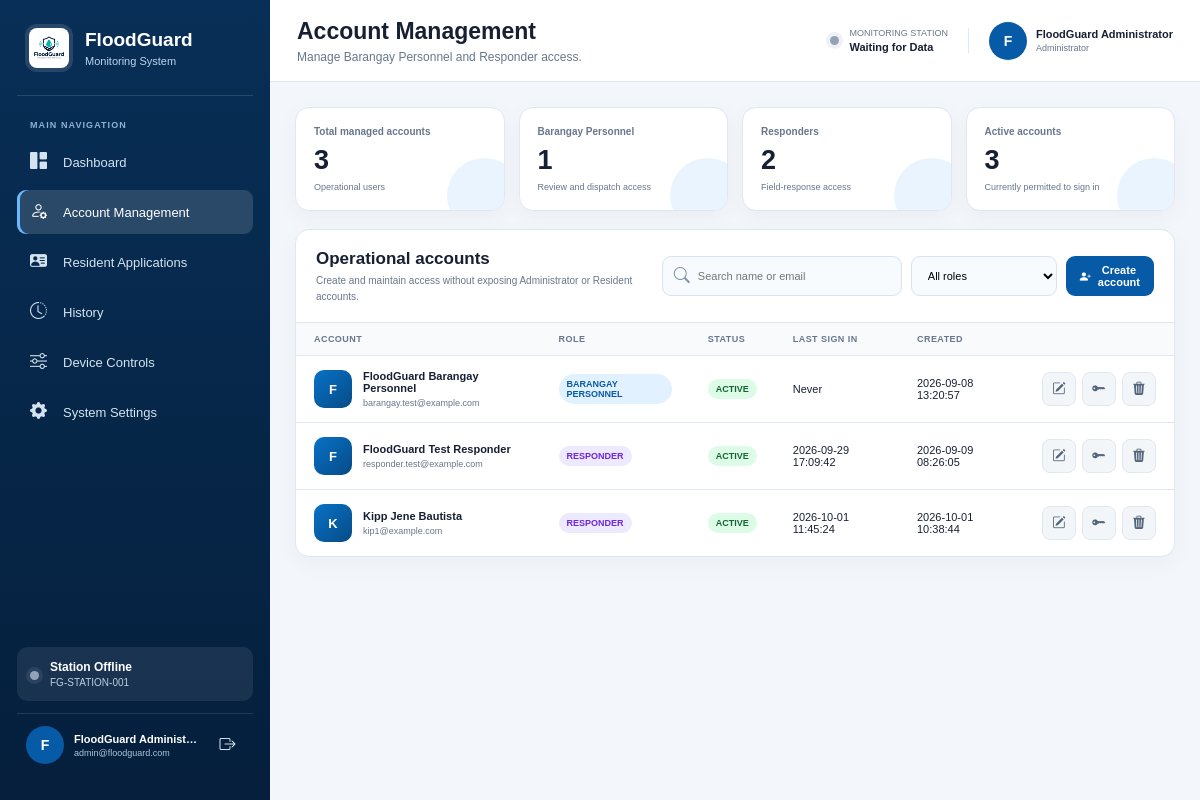
Page /admin/accounts.php (signed in) on the committed database.
### tables this page shows
CREATE TABLE `device_latest_readings` (
  `monitoring_device_id` bigint(20) UNSIGNED NOT NULL,
  `sensor_reading_id` bigint(20) UNSIGNED DEFAULT NULL,
  `water_distance_cm` decimal(8,2) DEFAULT NULL,
  `water_level_cm` decimal(8,2) DEFAULT NULL,
  `sensor_health` enum('healthy','suspect','fault','unknown') NOT NULL DEFAULT 'unknown',
  `rain_analog` int(10) UNSIGNED DEFAULT NULL,
  `rain_detected` tinyint(1) NOT NULL DEFAULT 0,
  `wind_speed_mps` decimal(8,2) DEFAULT NULL,
  `north_obstacle` tinyint(1) NOT NULL DEFAULT 0,
  `south_obstacle` tinyint(1) NOT NULL DEFAULT 0,
  `north_barrier_status` enum('open','closed','opening','closing','paused','blocked','fault','not_connected','unknown') NOT NULL DEFAULT 'unknown',
  `south_barrier_status` enum('open','closed','opening','closing','paused','blocked','fault','not_connected','unknown') NOT NULL DEFAULT 'unknown',
  `battery_voltage` decimal(6,2) DEFAULT NULL,
  `battery_percent` decimal(5,2) DEFAULT NULL,
  `alert_level` enum('normal','warning','critical') NOT NULL DEFAULT 'normal',
  `device_status` enum('online','offline','sensor_error','maintenance') NOT NULL DEFAULT 'online',
  `measured_at` datetime NOT NULL,
  `received_at` timestamp NOT NULL DEFAULT current_timestamp() ON UPDATE current_timestamp()
);

CREATE TABLE `users` (
  `id` bigint(20) UNSIGNED NOT NULL,
  `full_name` varchar(150) NOT NULL,
  `email` varchar(190) NOT NULL,
  `password_hash` varchar(255) NOT NULL,
  `email_verified_at` datetime DEFAULT NULL,
  `account_status` enum('pending','active','inactive','suspended') NOT NULL DEFAULT 'pending',
  `last_login_at` datetime DEFAULT NULL,
  `token_version` int(10) UNSIGNED NOT NULL DEFAULT 1,
  `created_at` timestamp NOT NULL DEFAULT current_timestamp(),
  `updated_at` timestamp NOT NULL DEFAULT current_timestamp() ON UPDATE current_timestamp()
);

### admin/accounts.php (the view, shortened to what this page needs)
<?php
require_once __DIR__ . '/../config/database.php';
try { $pdo->exec("SET time_zone = '+08:00'"); } catch (PDOException $exception) {  }
function accountEscape(?string $value): string
{
    return htmlspecialchars($value ?? '', ENT_QUOTES, 'UTF-8');
}
$accounts = $pdo->query(
    'SELECT u.id,u.full_name,u.email,u.account_status,u.email_verified_at,u.last_login_at,u.created_at,r.slug AS role_slug,r.name AS role_name,
        ((SELECT COUNT(*) FROM flood_reports WHERE reporter_user_id=u.id OR reviewed_by=u.id) +
         (SELECT COUNT(*) FROM response_team_members WHERE responder_user_id=u.id) +
         (SELECT COUNT(*) FROM incident_assignments WHERE assigned_by=u.id OR accepted_by=u.id) +
         (SELECT COUNT(*) FROM incident_status_history WHERE changed_by=u.id) +
         (SELECT COUNT(*) FROM audit_logs WHERE actor_user_id=u.id)) AS reference_count
     FROM users u JOIN user_roles ur ON ur.user_id=u.id JOIN roles r ON r.id=ur.role_id
     WHERE r.slug IN ("barangay_personnel","responder")
     ORDER BY FIELD(r.slug,"barangay_personnel","responder"),u.full_name'
)->fetchAll(PDO::FETCH_ASSOC);
$barangayCount = count(array_filter($accounts, fn(array $a): bool => $a['role_slug'] === 'barangay_personnel'));
$responderCount = count(array_filter($accounts, fn(array $a): bool => $a['role_slug'] === 'responder'));
$activeCount = count(array_filter($accounts, fn(array $a): bool => $a['account_status'] === 'active'));
?>
<!doctype html>
<html lang="en">
<head>
    <link rel="stylesheet" href="../assets/css/admin.css"><link rel="stylesheet" href="../assets/css/account-management.css">
    <link rel="stylesheet" href="https://cdn.jsdelivr.net/npm/bootstrap-icons@1.11.3/font/bootstrap-icons.min.css">
</head>
<body>
<?php require __DIR__ . '/includes/sidebar.php'; ?>
<div class="admin-page">
<?php require __DIR__ . '/includes/topbar.php'; ?>
    <main class="admin-content standard-admin-page accounts-page">
    <section class="account-summary" aria-label="Account summary">
        <article><span>Total managed accounts</span><strong><?= count($accounts) ?></strong><small>Operational users</small></article>
        <article><span>Barangay Personnel</span><strong><?= $barangayCount ?></strong><small>Review and dispatch access</small></article>
        <article><span>Responders</span><strong><?= $responderCount ?></strong><small>Field-response access</small></article>
        <article><span>Active accounts</span><strong><?= $activeCount ?></strong><small>Currently permitted to sign in</small></article>
    </section>
    <section class="accounts-panel">
        <header class="accounts-toolbar"><div><h2>Operational accounts</h2><p>Create and maintain access without exposing Administrator or Resident accounts.</p></div><div class="toolbar-actions"><label class="account-search"><i class="bi bi-search"></i><input id="accountSearch" type="search" placeholder="Search name or email" aria-label="Search accounts"></label><select class="role-filter" id="accountRoleFilter" aria-label="Filter by role"><option value="all">All roles</option><option value="barangay_personnel">Barangay Personnel</option><option value="responder">Responders</option></select><button class="account-button" type="button" data-open-modal="createAccountModal"><i class="bi bi-person-plus-fill"></i>Create account</button></div></header>
        <div class="accounts-table-wrap"><table class="accounts-table"><thead><tr><th>Account</th><th>Role</th><th>Status</th><th>Last sign in</th><th>Created</th><th><span class="visually-hidden">Actions</span></th></tr></thead><tbody>
        <?php foreach ($accounts as $account): $data=['id'=>(int)$account['id'],'name'=>$account['full_name'],'email'=>$account['email'],'role'=>$account['role_slug'],'status'=>$account['account_status']]; $deleteData=['id'=>(int)$account['id'],'name'=>$account['full_name'],'email'=>$account['email'],'safe'=>(int)$account['reference_count']===0]; ?>
            <tr data-account-row data-role="<?= accountEscape($account['role_slug']) ?>" data-search="<?= accountEscape(strtolower($account['full_name'].' '.$account['email'])) ?>"><td><div class="account-person"><span class="account-avatar"><?= accountEscape(strtoupper(substr($account['full_name'],0,1))) ?></span><div><strong><?= accountEscape($account['full_name']) ?></strong><small><?= accountEscape($account['email']) ?></small></div></div></td><td><span class="role-chip <?= accountEscape($account['role_slug']) ?>"><?= accountEscape($account['role_name']) ?></span></td><td><span class="state-chip <?= accountEscape($account['account_status']) ?>"><?= accountEscape($account['account_status']) ?></span></td><td><?= accountEscape($account['last_login_at'] ?: 'Never') ?></td><td><?= accountEscape($account['created_at']) ?></td><td><div class="row-actions"><button type="button" class="icon-button" title="Edit account" aria-label="Edit <?= accountEscape($account['full_name']) ?>" data-edit-account="<?= accountEscape(json_encode($data,JSON_UNESCAPED_SLASHES) ?: '{}') ?>"><i class="bi bi-pencil-square"></i></button><button type="button" class="icon-button" title="Reset password" aria-label="Reset password for <?= accountEscape($account['full_name']) ?>" data-reset-account="<?= accountEscape(json_encode($data,JSON_UNESCAPED_SLASHES) ?: '{}') ?>"><i class="bi bi-key-fill"></i></button><button type="button" class="icon-button" title="Delete or deactivate" aria-label="Delete or deactivate <?= accountEscape($account['full_name']) ?>" data-delete-account="<?= accountEscape(json_encode($deleteData,JSON_UNESCAPED_SLASHES) ?: '{}') ?>"><i class="bi bi-trash3-fill"></i></button></div></td></tr>
        <?php endforeach; ?>
        </tbody></table></div>
    </section>
</main></div>
</body></html>

### assets/css/admin.css (style rules this page uses)
* { box-sizing: border-box; margin: 0; padding: 0; }
:root { --primary: #075aa6; --primary-dark: #043c70; --primary-light: #eaf4ff; --sidebar: #082f57; --sidebar-dark: #051f3c; --background: #f3f6fa; --surface: #ffffff; --text: #172033; --muted: #68778b; --border: #dfe7f0; --success: #15803d; --success-bg: #dcfce7; --warning: #b45309; --warning-bg: #fef3c7; --danger: #b91c1c; --danger-bg: #fee2e2; --offline: #64748b; --offline-bg: #e2e8f0; --sidebar-width: 270px; --topbar-height: 82px; }
body { min-height: 100vh; color: var(--text); background: var(--background); font-family: Arial, Helvetica, sans-serif; }
.admin-content.standard-admin-page { max-width:1500px;margin:0 auto }
.admin-content.standard-admin-page h2 { font-size:17px;line-height:1.25 }
.admin-content.standard-admin-page p { font-size:10px;line-height:1.55 }
.admin-content.standard-admin-page table th { font-size:9px }
.admin-content.standard-admin-page table td { font-size:11px }
.admin-content.standard-admin-page input,.admin-content.standard-admin-page select,.admin-content.standard-admin-page textarea,.admin-content.standard-admin-page button { font-family:inherit }
.admin-page { min-height: 100vh; margin-left: var(--sidebar-width); }
.admin-content { padding: 25px; }

### assets/css/account-management.css (style rules this page uses)
.accounts-page { max-width:1500px;margin:0 auto }
.account-summary { display:grid;grid-template-columns:repeat(4,minmax(0,1fr));gap:14px;margin-bottom:18px }
.account-summary article { position:relative;overflow:hidden;padding:18px;background:#fff;border:1px solid var(--border);border-radius:14px;box-shadow:0 7px 22px rgba(15,23,42,.04) }
.account-summary article:after { position:absolute;right:-18px;bottom:-23px;width:75px;height:75px;content:"";background:var(--primary-light);border-radius:50% }
.account-summary span,.account-summary strong,.account-summary small { position:relative;z-index:1;display:block }
.account-summary span { color:var(--muted);font-size:10px;font-weight:700 }
.account-summary strong { margin-top:8px;font-size:27px }
.account-summary small { margin-top:6px;color:var(--muted);font-size:9px }
.accounts-panel { background:#fff;border:1px solid var(--border);border-radius:14px;box-shadow:0 7px 22px rgba(15,23,42,.04);overflow:hidden }
.accounts-toolbar { display:flex;justify-content:space-between;align-items:center;gap:15px;padding:18px 20px;border-bottom:1px solid var(--border) }
.accounts-toolbar h2 { font-size:17px }
.accounts-toolbar p { margin-top:4px;color:var(--muted);font-size:10px }
.toolbar-actions { display:flex;align-items:center;gap:9px }
.account-search { position:relative }
.account-search i { position:absolute;top:50%;left:12px;color:#8090a3;transform:translateY(-50%) }
.account-search input,.role-filter { height:40px;padding:0 12px;background:#f8fbfe;border:1px solid #d7e3ee;border-radius:9px;outline:none;font-size:11px }
.account-search input { width:240px;padding-left:35px }
.account-button { height:40px;display:inline-flex;align-items:center;justify-content:center;gap:7px;padding:0 14px;color:#fff;background:var(--primary);border:0;border-radius:9px;cursor:pointer;font-size:11px;font-weight:800 }
.accounts-table-wrap { overflow:auto }
.accounts-table { width:100%;border-collapse:collapse }
.accounts-table th { padding:11px 18px;color:var(--muted);background:#f8fafc;font-size:9px;letter-spacing:.05em;text-align:left;text-transform:uppercase }
.accounts-table td { padding:14px 18px;border-top:1px solid var(--border);font-size:11px;vertical-align:middle }
.account-person { display:flex;align-items:center;gap:11px }
.account-avatar { width:38px;height:38px;display:grid;place-items:center;flex:0 0 38px;color:#fff;background:linear-gradient(135deg,#0872c6,#064b87);border-radius:10px;font-size:13px;font-weight:800 }
.account-person strong,.account-person small { display:block }
.account-person small { max-width:260px;overflow:hidden;margin-top:4px;color:var(--muted);font-size:9px;text-overflow:ellipsis;white-space:nowrap }
.role-chip,.state-chip { display:inline-flex;padding:5px 8px;border-radius:999px;font-size:9px;font-weight:800;text-transform:uppercase }
.role-chip { color:#075aa6;background:#e1f1ff }
.role-chip.responder { color:#6d28d9;background:#ede9fe }
.state-chip.active { color:#166534;background:#dcfce7 }
.row-actions { display:flex;justify-content:flex-end;gap:6px }
.icon-button { width:34px;height:34px;display:grid;place-items:center;color:#53657a;background:#f3f6f9;border:1px solid #e1e8ef;border-radius:8px;cursor:pointer }

### rows in the picture
users: full_name "F", full_name "FloodGuard Barangay Personnel", email "barangay.test@example.com", role_name "BARANGAY PERSONNEL", account_status "ACTIVE", last_login_at "Never", created_at "2026-09-08 13:20:57"
users: full_name "F", full_name "FloodGuard Test Responder", email "responder.test@example.com", role_name "RESPONDER", account_status "ACTIVE", last_login_at "2026-09-29 17:09:42", created_at "2026-09-09 08:26:05"
users: full_name "K", full_name "Kipp Jene Bautista", email "kip1@example.com", role_name "RESPONDER", account_status "ACTIVE", last_login_at "2026-10-01 11:45:24", created_at "2026-10-01 10:38:44"

### other values in the picture
fgEscape($sidebarSystemName) "FloodGuard"
fgEscape($link['label']) "Dashboard"
fgEscape($link['label']) "Account Management"
fgEscape($link['label']) "Resident Applications"
fgEscape($link['label']) "History"
fgEscape($link['label']) "Device Controls"
fgEscape($link['label']) "System Settings"
fgEscape($sidebarDeviceId) "FG-STATION-001"
fgEscape($pageTitle) "Account Management"
fgEscape($pageSubtitle) "Manage Barangay Personnel and Responder access."
count($accounts) "3"
$barangayCount "1"
$responderCount "2"
$activeCount "3"
